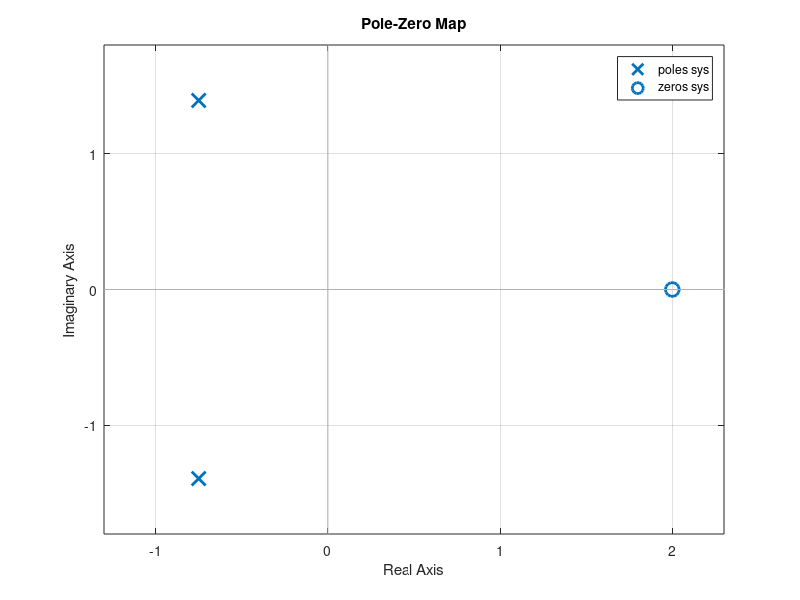
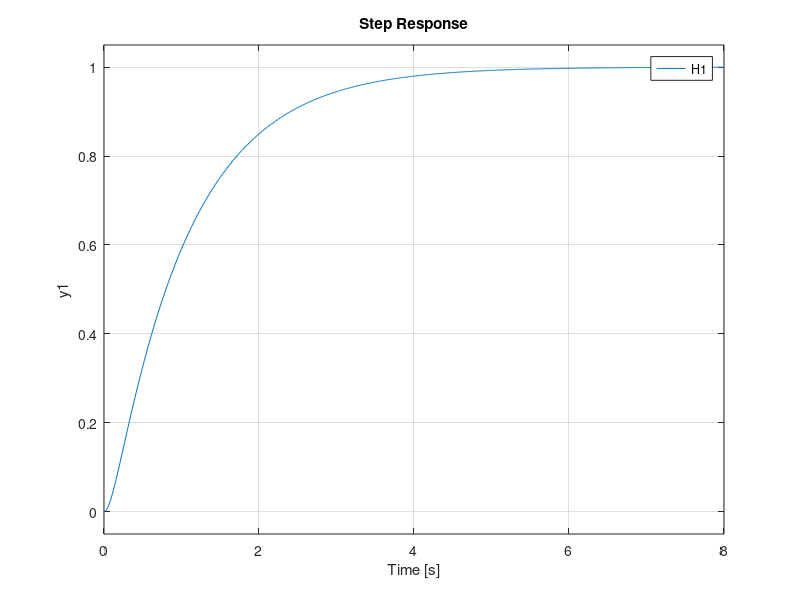
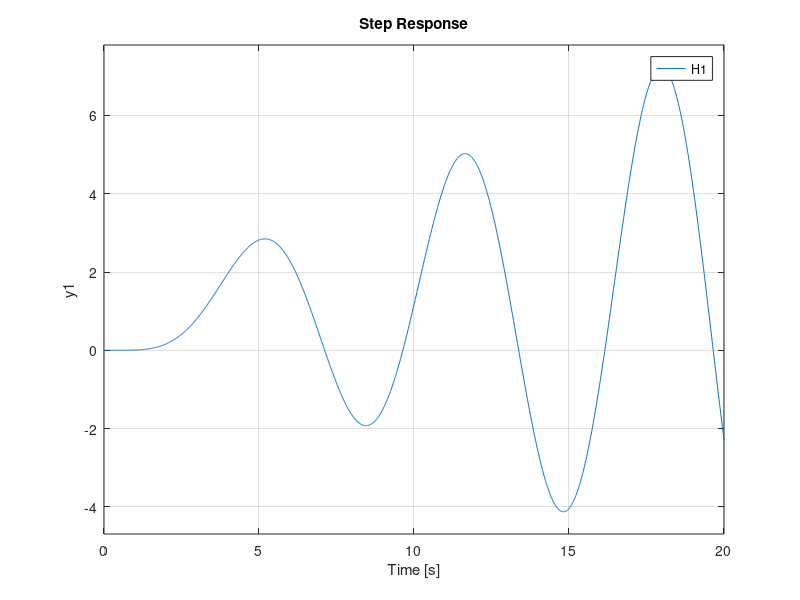
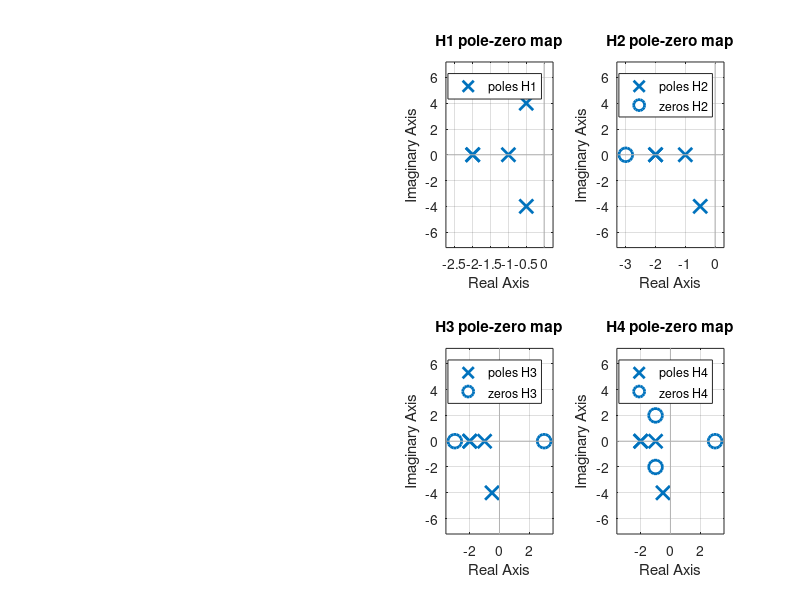

These charts were generated, in order, by the following MATLAB code:
%% example 5-2
% zero pole gain
sys = tf([1 -2], [2 3 5]);
[z, p, k] = zpkdata(sys);

%
figure(1)
pzmap(sys)
grid on
%% example 5-3
close; clear; clc;
H1 = tf(1, [1 1]);
H2 = tf(10, [1 10]);
H3 = zpk([], [-10 -10], 100);
H4 = zpk([], [-1 -10], 10);

dt = 0.01;
t = 0:dt:8;
figure(2);
hold on;
step(H1, t);
step(H2, t);
step(H3, t);
step(H4, t);
hold off;

legend('H1', 'H2', 'H3', 'H4');
%% example 5-4
close; clear; clc;
H1 = tf(1, [1 1]);
H5 = zpk([], [-1 -1i 1i], 1);
H6 = zpk([], [-1 -1i -1i 1i 1i], 1);

dt = 0.01;
t = 0:dt:20;
figure(3);
hold on;
step(H1, t);
step(H5, t);
step(H6, t);
hold off;

legend('H1', 'H5', 'H6');
%% example 5-5
close; clear; clc;
H1 = zpk([], [-1 -2 -2 -0.5+4j -0.5-4j], 180);
H2 = zpk(-3, [-1 -2 -2 -0.5+4j -0.5-4j], 60);
H3 = zpk([-3 3], [-1 -2 -2 -0.5+4j -0.5-4j], -20);
H4 = zpk([3 -1-2j -1+2j], [-1 -2 -2 -0.5+4j -0.5-4j], -12);

dt = 0.01;
t = 0:dt:10;
figure(4);
subplot(2, 4, [1 2 5 6]);
hold on;
step(H1, t);
step(H2, t);
step(H3, t);
step(H4, t);
hold off;
grid on;
legend('H1', 'H2', 'H3', 'H4');

subplot(2, 4, 3);
pzmap(H1);
title('H1 pole-zero map');
% grid on;

subplot(2, 4, 4);
pzmap(H2);
title('H2 pole-zero map');
% grid on;

subplot(2, 4, 7);
pzmap(H3);
title('H3 pole-zero map');
% grid on;

subplot(2, 4, 8);
pzmap(H4);
title('H4 pole-zero map');
% grid on;